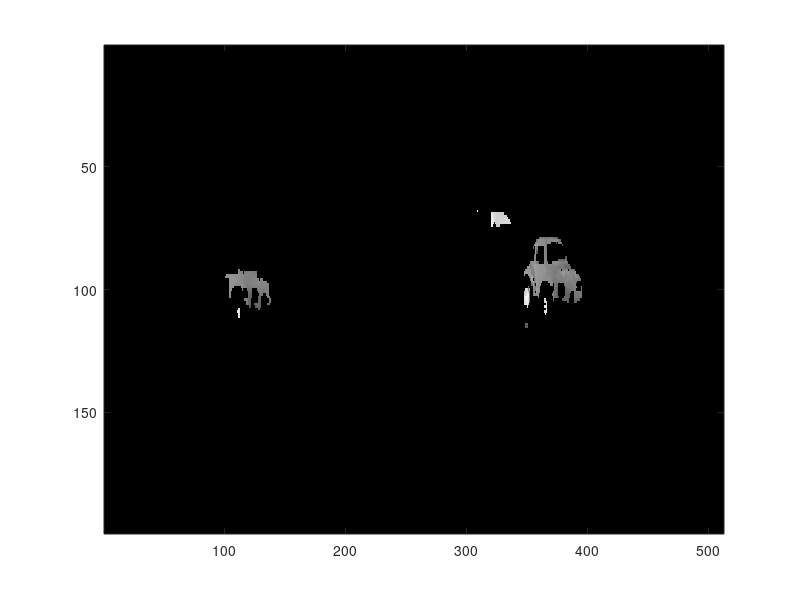
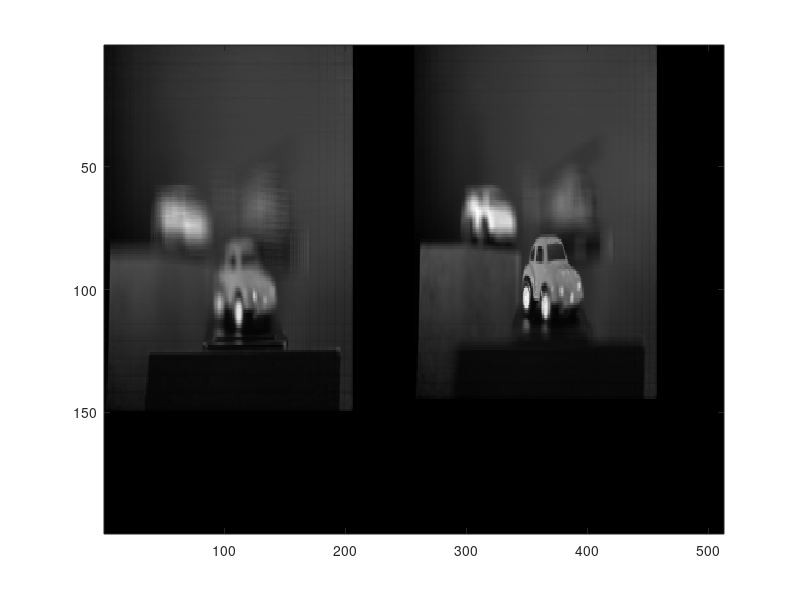

Write the MATLAB code that produced these figures, in order.
clc
clear all
close all

load C.mat
load lookup.mat  %6 slice images
f=48;
sn=2;
tmp_i=C(:,:,1);
[eny enx]=size(tmp_i);


cindex=1:36;
cindex=reshape(cindex,6,6);
cindex=cindex';
cindex=repmat(cindex,1,sn);  % cindex=repmat(cindex,1,sn);

idx1=1:eny;
idx2=1:enx;

shx=round(enx*f/470);
shy=shx;
sub_slice=zeros(eny+shy*5, enx+shx*5, 36*sn); %size of first depth image
tic
for i=1:sn   % number of slice image  % for i=1:sn 
   for j=(36*(i-1)+1):(36*(i-1)+36)  % reconstrut sub_slice image
          sub_slice(lookup(j,1)+idx1,lookup(j,2)+idx2,j)=C(:,:,cindex(j));
   end
end
T1=toc;


clear C
clear lookup

%index=1:36*sn;
index=1:36*sn;
index=reshape(index,36,sn); %index=reshape(index,36,sn);
index=index';
re_sub_slice=[];
tic
for i=1:sn
    re_sub_slice=[re_sub_slice sub_slice(:,:,index(i,:))]; 
end
T2=toc;
clear sub_slice
re_sub_size_x=size(re_sub_slice,1);
re_sub_size_y=size(re_sub_slice,2);

%total_size=sub_size_x*sub_size_y;
focus=zeros(re_sub_size_x,re_sub_size_y);
slice_image=zeros(re_sub_size_x,re_sub_size_y);
tic
for i=1:re_sub_size_x
    for j=1:re_sub_size_y
        temp=re_sub_slice(i,j,:);
        index=temp~=0;
        temp2=temp(index);
        
        temp_mean=mean(temp2(:));
        temp_std=std(temp2(:));
        
        slice_image(i,j)=temp_mean;

         if(temp_std>12||temp_mean<70)
            focus(i,j)=0;
        else 
            focus(i,j)=temp_mean;
        end
    end
end
T3=toc;
T=T1+T2+T3;

figure(2)
colormap(gray(256)), imagesc(focus)

figure(3)
colormap(gray(256)), imagesc(slice_image)
%=========================================================================
